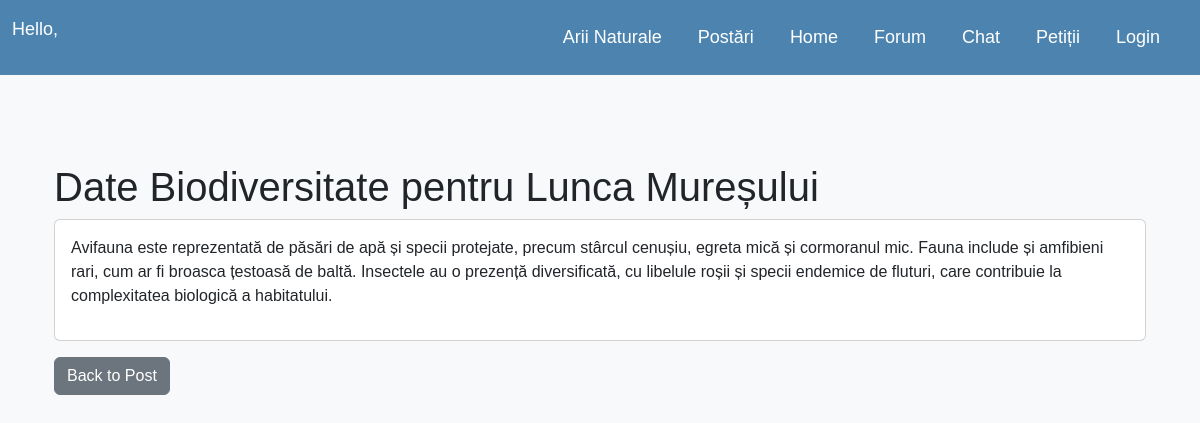
The page /arie_naturala/5/date_biodiversitate/ on the database its author committed.
### eenvironmentblog/models.py (models this page shows, shortened)
class ArieNaturala(models.Model):
    nume_arie = models.CharField(max_length=200)
    tip_arie = models.IntegerField(choices=AREA_TYPE)
    judet_arie = models.CharField(max_length=200)
    localitate_arie = models.CharField(max_length=200)
    descriere = RichTextUploadingField(blank=True, null=True)  # descriere nouă
    imagine = models.ImageField(upload_to='arii/', blank=True, null=True)  # imagine
    updated_on = models.DateTimeField(auto_now=True)
    created_on = models.DateTimeField(auto_now_add=True)
    status = models.IntegerField(choices=STATUS, default=0)
    class Meta:
        ordering = ['-created_on']
        verbose_name_plural = "Arii Naturale"

class DateBiodiversitate(models.Model):
    arie_naturala = models.OneToOneField(ArieNaturala, on_delete=models.CASCADE)
    body = RichTextUploadingField()
    class Meta:
        verbose_name_plural = "Date Biodiversitate"

### eenvironmentblog/views.py (the view)
# urls.py: path('arie_naturala/<int:pk>/date_biodiversitate/', views.date_biodiversitate_detail, name='date_biodiversitate_detail'),
def date_biodiversitate_detail(request, pk):
    date_biodiversitate = get_object_or_404(DateBiodiversitate, arie_naturala__pk=pk)
    return render(request, 'eenvironmentblog/datebiodiversitate_detail.html', {'date_biodiversitate': date_biodiversitate, 'arie_naturala': date_biodiversitate.arie_naturala})

### eenvironmentblog/templates/eenvironmentblog/datebiodiversitate_detail.html (shortened to what this page needs)
{% extends 'eenvironmentblog/base.html' %}
{% block content %}
<div class="container mt-4">
    <h1>Date Biodiversitate pentru {{ arie_naturala.nume_arie }}</h1>
    <div class="card mb-3">
        <div class="card-body">
            {{ date_biodiversitate.body|safe }}
        </div>
    </div>
    <a href="{% url 'post_detail' date_biodiversitate.arie_naturala.post_set.first.pk %}" class="btn btn-secondary">Back to Post</a>
</div>
{% endblock %}

### eenvironmentblog/templates/eenvironmentblog/base.html (style rules this page uses)
body { font-family: 'Arial', sans-serif; background-color: #f8f9fa; }
.container { padding-top: 20px; }

### rows shown on the page
ArieNaturala: nume_arie "Lunca Mureșului"
DateBiodiversitate: body "Avifauna este reprezentată de păsări de apă și specii protejate, precum stârcul cenușiu, egreta mică și cormoranul mic. Fauna include și amfibieni rari, cum ar fi broasca țestoasă de baltă. Insectele au o prezență diversificată, cu libelule roșii și specii endemice de fluturi, care contribuie la complexitatea biologică a habitatului."
